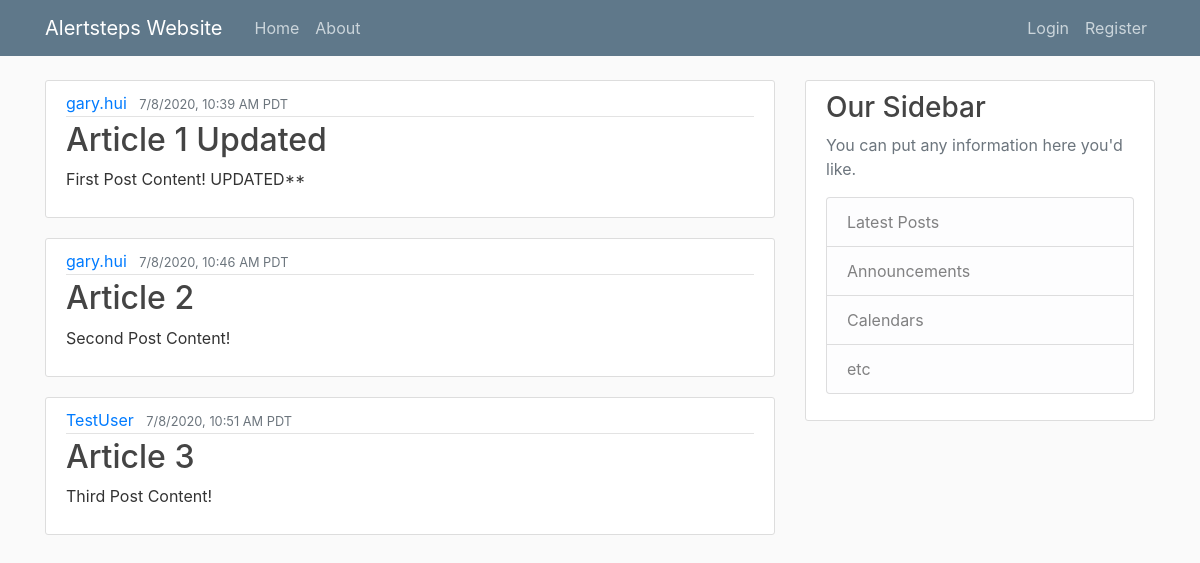
The page / on the database its author committed.
### alertsteps/models.py (models this page shows, shortened)
class Post(models.Model):
	title = models.CharField(max_length=100)
	content = models.TextField() #unrestricted char length
	date_posted = models.DateTimeField(default=timezone.now) #could use auto_now_add=True
	author = models.ForeignKey(User, on_delete=models.PROTECT) #one-to-many relationship, Users can post many while each post has 1 author

### alertsteps/views.py (the view)
# urls.py: path('', views.home, name='alertsteps-home'),
def home(request):
	context = {
		'posts': Post.objects.all()  #posts is the list of post dictionary
	}
	return render(request, 'alertsteps/home.html', context) # context var is db data

### alertsteps/templates/alertsteps/home.html
{% extends "alertsteps/index.html" %}
{% block content%}
	{% for post in posts %}
	<article class="media content-section">
	  <div class="media-body">
	    <div class="article-metadata">
	      <a class="mr-2" href="#">{{ post.author }}</a>
	      <small class="text-muted">{{ post.date_posted|date:"n/j/Y, g:i A e" }}</small>
	    </div>
	    <h2><a class="article-title" href="#">{{ post.title }}</a></h2>
	    <p class="article-content">{{ post.content }}</p>
	  </div>
	</article>
	{% endfor %}
{% endblock content %}

### alertsteps/templates/alertsteps/index.html (shortened to what this page needs)
{% load static %}
<!DOCTYPE html>
<html>
<head>
    <link rel="stylesheet" href="https://stackpath.bootstrapcdn.com/bootstrap/4.3.1/css/bootstrap.min.css">
    <link rel="stylesheet" type="text/css" href="{% static 'alertsteps/main.css' %}">
</head>
<body>
	<header class="site-header">
	  <nav class="navbar navbar-expand-md navbar-dark bg-steel fixed-top">
	    <div class="container">
	      <a class="navbar-brand mr-4" href="{% url 'alertsteps-home' %}">Alertsteps Website</a>
	      <div class="collapse navbar-collapse" id="navbarToggle">
	        <div class="navbar-nav mr-auto">
	          <a class="nav-item nav-link" href="{% url 'alertsteps-home' %}">Home</a>
	          <a class="nav-item nav-link" href="{% url 'alertsteps-about' %}">About</a>
	        </div>
	        <div class="navbar-nav">
	          <a class="nav-item nav-link" href="#">Login</a>
	          <a class="nav-item nav-link" href="#">Register</a>
	        </div>
	      </div>
	    </div>
	  </nav>
	</header>
	<main role="main" class="container">
	  <div class="row">
	    <div class="col-md-8">
	      {% block content %}{% endblock %}
	    </div>
	    <div class="col-md-4">
	      <div class="content-section">
	        <h3>Our Sidebar</h3>
	        <p class='text-muted'>You can put any information here you'd like.
	          <ul class="list-group">
	            <li class="list-group-item list-group-item-light">Latest Posts</li>
	            <li class="list-group-item list-group-item-light">Announcements</li>
	            <li class="list-group-item list-group-item-light">Calendars</li>
	            <li class="list-group-item list-group-item-light">etc</li>
	          </ul>
	        </p>
	      </div>
	    </div>
	  </div>
	</main>
</body>
</html>

### alertsteps/static/alertsteps/main.css (style rules this page uses)
body { background: #fafafa; color: #333333; margin-top: 5rem; }
h1, h2, h3, h4, h5, h6 { color: #444444; }
ul { margin: 0; }
.bg-steel { background-color: #5f788a; }
.site-header .navbar-nav .nav-link { color: #cbd5db; }
.content-section { background: #ffffff; padding: 10px 20px; border: 1px solid #dddddd; border-radius: 3px; margin-bottom: 20px; }
.article-title { color: #444444; }
.article-content { white-space: pre-line; }
.article-metadata { padding-bottom: 1px; margin-bottom: 4px; border-bottom: 1px solid #e3e3e3 }

### rows shown on the page
Post: author "gary.hui", date_posted "7/8/2020, 10:39 AM PDT", title "Article 1 Updated", content "First Post Content! UPDATED**"
Post: author "gary.hui", date_posted "7/8/2020, 10:46 AM PDT", title "Article 2", content "Second Post Content!"
Post: author "TestUser", date_posted "7/8/2020, 10:51 AM PDT", title "Article 3", content "Third Post Content!"
